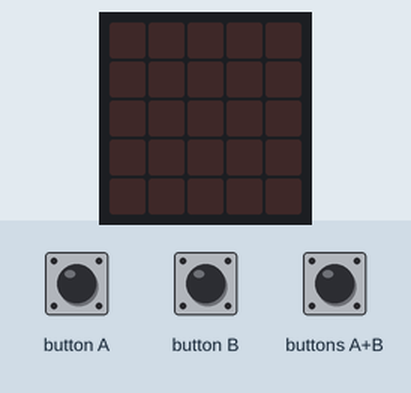
Recording of a program running on a simulated BBC micro:bit (MakeCode). On the bench: the board's 5×5 LED display. The inputs (shaded band) are chosen by the test bench.

Above: at 1.2 s.
1.3 s: button A pressed for 0.15 s
At 2.6 s:
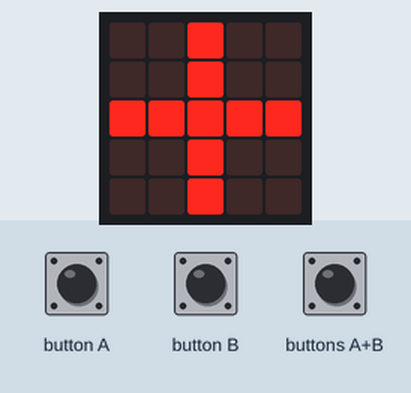
2.9 s: button B pressed for 0.15 s
At 3.9 s:
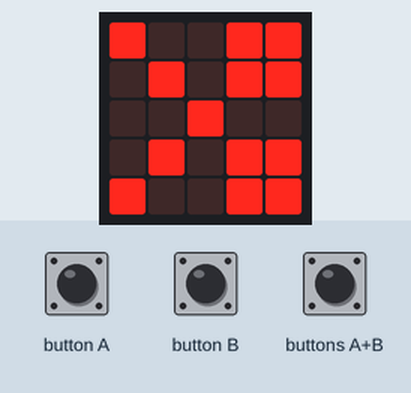
4.5 s: buttons A+B pressed for 0.15 s
At 5.1 s:
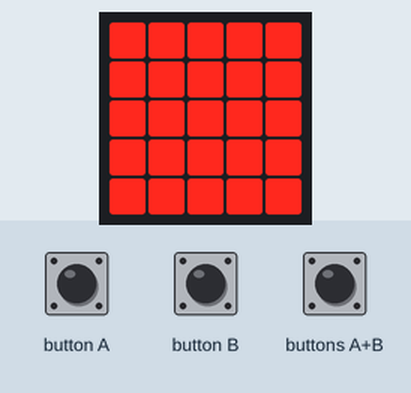
Timing chart, 0 to 7.5 s (numbered marks = the images above; inputs shaded):
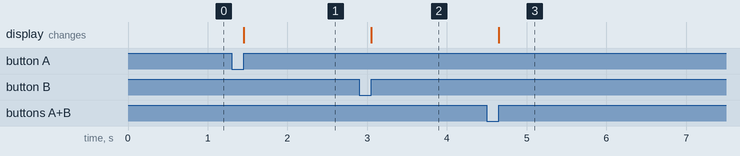

Measured:
- after the input at 1.3 s, the display: changes after 0.15 s (image 1)
- after the input at 2.9 s, the display: changes after 0.15 s (image 2)
- after the input at 4.5 s, the display: changes after 0.15 s (image 3)

The program:

main.ts
```typescript
input.onButtonPressed(Button.A, function () {
    basic.showLeds(`
        . . # . .
        . . # . .
        # # # # #
        . . # . .
        . . # . .
        `)
})
input.onButtonPressed(Button.AB, function () {
    basic.showLeds(`
        # # # # #
        # # # # #
        # # # # #
        # # # # #
        # # # # #
        `)
})
input.onButtonPressed(Button.B, function () {
    basic.showLeds(`
        # . . # #
        . # . # #
        . . # . .
        . # . # #
        # . . # #
        `)
})
```

test.ts
```typescript
// tu są testy; nie będzie to kompilowane, gdy ten pakiet będzie używany jako rozszerzenie.
```
